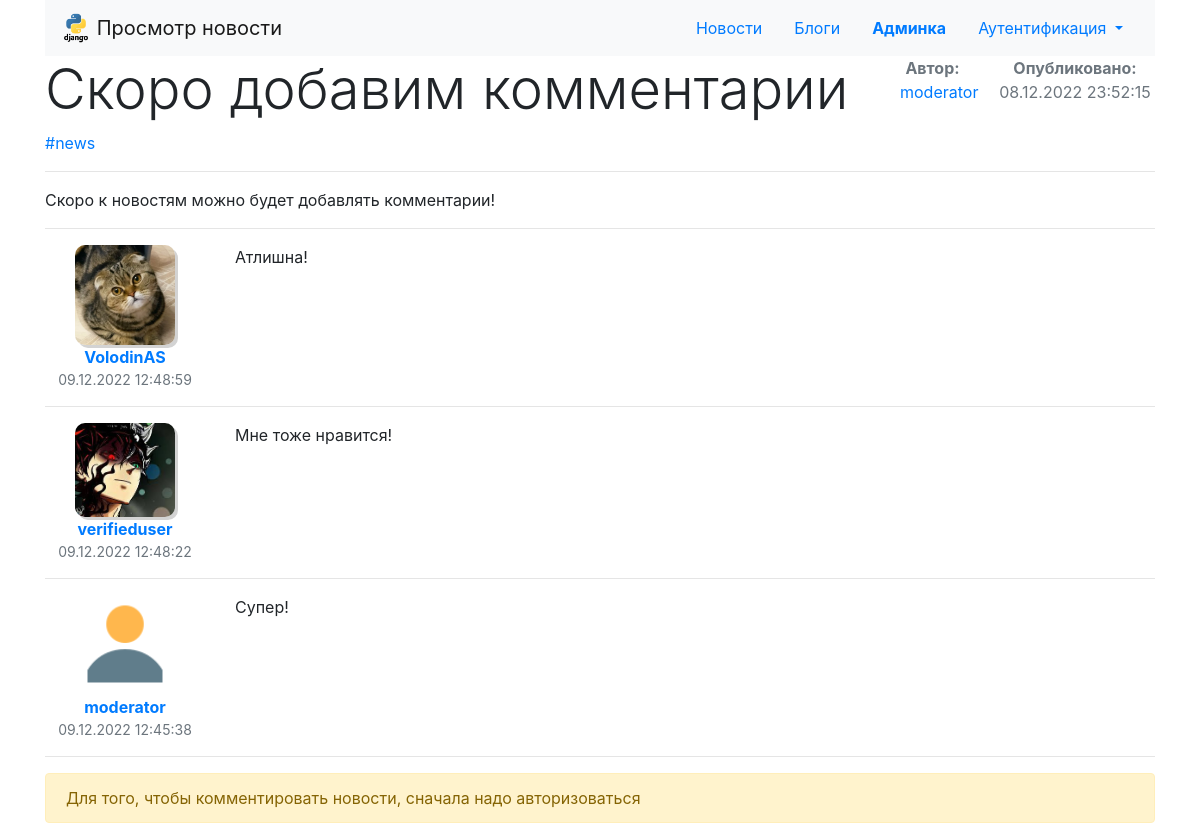
The page /10 on the database its author committed.
### app_news/models.py (models this page shows)
class NewsItem(models.Model):
    header = models.CharField(
        verbose_name='Заголовок',
        max_length=200
    )
    content = models.TextField(
        verbose_name='Содержание',
        max_length=5000
    )
    create_at = models.DateTimeField(
        auto_now_add=True,
        verbose_name='Дата создания'
    )
    updated_at = models.DateTimeField(
        auto_now=True,
        verbose_name='Дата обновления'
    )
    publicised_at = models.DateTimeField(
        auto_now_add=False,
        verbose_name='Дата публикации',
        blank=True,
        null=True
    )
    user = models.ForeignKey(
        User,
        verbose_name='Чья новость (AbstractUser)',
        default=None,
        null=True,
        related_name='news_user',
        on_delete=models.CASCADE
    )
    published = models.BooleanField(
        default=False,
        verbose_name='Пройдена модерация'
    )
    published_by = models.ForeignKey(
        User,
        verbose_name='Кем опубликована (AbstractUser)',
        default=None,
        null=True,
        related_name='news_moder_user',
        on_delete=models.CASCADE
    )
    tag = models.CharField(
        verbose_name='Тег для новости',
        max_length=300
    )
    class Meta:
        verbose_name = 'новость'
        verbose_name_plural = 'новости'
        db_table = 'news'
        ordering = ['-create_at']
        permissions = (
            ("can_publish", "Может публиковать"),
        )

### app_comments/models.py (models this page shows)
class Comment(models.Model):
    news = models.ForeignKey(
        'app_news.NewsItem',
        default=None,
        null=True,
        related_name='comment_news_item',
        on_delete=models.CASCADE,
        verbose_name='Новость'
    )
    user = models.ForeignKey(
        User,
        verbose_name='Кто написал (AbstractUser)',
        default=None,
        null=True,
        related_name='comment_user',
        on_delete=models.CASCADE
    )
    text = models.TextField(
        verbose_name='Текст',
        max_length=1000
    )
    create_at = models.DateTimeField(
        auto_now_add=True,
        verbose_name='Дата создания'
    )
    class Meta:
        verbose_name = 'комментарий'
        verbose_name_plural = 'комментарии'
        db_table = 'commentaries'
        ordering = ['-create_at']

### app_users/models.py (models this page shows)
class Profile(models.Model):
    user = models.OneToOneField(
        User,
        on_delete=models.CASCADE,
        verbose_name='Чей профиль (AbstractUser)'
    )
    city = models.CharField(
        max_length=50,
        blank=True,
        verbose_name='Город проживания'
    )
    birthday = models.DateField(
        null=True,
        blank=True,
        verbose_name='Дата рождения'
    )
    phone = models.CharField(
        max_length=30,
        verbose_name='Телефон'
    )
    avatar_file = models.ImageField(
        upload_to='images/user_avatars/',
        null=True,
        blank=True
    )
    class Meta:
        verbose_name = 'профиль'
        verbose_name_plural = 'профили'
        db_table = 'profile'
        ordering = ['id']

### app_news/views.py (the view, shortened to what this page needs)
class NewsItemView(generic.DetailView):
    model = NewsItem
    template_name = 'pages/news/detail.html'
    context_object_name = 'news_item'
    main_header = 'Просмотр новости'
    page_header = f'{main_header} | Django | Skillbox'
    page_title = f'{main_header}'
    def get_context_data(self, **kwargs):
        context = super(NewsItemView, self).get_context_data(**kwargs)
        context['page_header'] = self.page_header
        context['page_title'] = self.page_title
        add_comment_form = CommentForm()
        context['form'] = add_comment_form
        return context

### app_users/context_processors.py (called while the page is built)
def add_variable_to_context(request):
    users_unverified = User.objects.filter(groups__name='Зарегистрированные пользователи').count()
    unmoder_news = NewsItem.objects.filter(published=False).count()
    total_moders = users_unverified + unmoder_news
    return {
        'users_unverified': users_unverified,
        'unmoder_news': unmoder_news,
        'total_moders': total_moders,
    }

### templates/pages/news/detail.html
{% extends 'base_template/base_template.html' %}
{% load poll_extras %}
{% block content %}
    <div class="row mb-3">
        <div class="col">
            <h4 class="display-4">
                {{ news_item.header }}
            </h4>
            {% if news_item.tag %}
                {% url 'page_tag_search' as link_tag_search %}
                <a href="{{ link_tag_search }}?tag={{ news_item.tag }}">#{{ news_item.tag }}</a>
            {% endif %}
        </div>
        <div class="col-1 text-center">
            <span class="text-muted">
                <b>Автор:</b><br>
                {% url 'view_profile' news_item.user.id  as link_view_profile %}
                <a href="{{ link_view_profile }}" target="_blank">{{ news_item.user.username }}</a>
            </span>
        </div>
        <div class="col-2 text-center">
            <span class="text-muted">
                <b>Опубликовано:</b><br>
                {{ news_item.publicised_at|date:"d.m.Y H:i:s" }}
            </span>
        </div>
    </div>
    <hr>
    {{ news_item.content }}
    <hr>
    {% if news_item.comment_news_item.all|length %}
        {% for news_comment in news_item.comment_news_item.all %}
            <div class="row">
                <div class="col-2 text-center">
                    {% include 'utls_template/avatar.html' with item_element=news_comment %}
                    <div class="text-muted small">
                        {{ news_comment.create_at|date:"d.m.Y H:i:s" }}
                    </div>
                </div>
                <div class="col">
                    {{ news_comment.text }}
                </div>
            </div>
            <hr>
        {% endfor %}
    {% else %}
        {% include 'utls_template/alert.html' with bt_theme="info" bt_text="Пока еще нет комментариев к новости. <b>Будьте первым!</b>" %}
    {% endif %}
    {% if request.user.is_authenticated %}
        <hr>
        {% if msg %}
            {% include 'utls_template/alert.html' with bt_theme=msg_theme bt_text=msg %}
        {% endif %}
        {% url 'page_news_item' news_item.id as action_news_item_comment %}
        <form action="{{ action_news_item_comment }}" method="post">
            {% csrf_token %}
            {{ form.non_field_errors }}
            <div class="form-group">
                <h4 class="display-6">Оставить комментарий:</h4>
                {{ form.text.errors }}
                {{ form.text }}
            </div>
            <div class="form-group">
                <input class="btn btn-primary btn-lg col" type="submit" name="sub" value="Отправить">
            </div>
        </form>
    {% else %}
        {% include 'utls_template/alert.html' with bt_theme="warning" bt_text="Для того, чтобы комментировать новости, сначала надо авторизоваться" %}
    {% endif %}
{% endblock %}

### templates/base_template/base_template.html (shortened to what this page needs)
{% load static %}
<!doctype html>
<html lang="ru">
<head>
    <link
            rel="stylesheet"
            href="https://cdn.jsdelivr.net/npm/bootstrap@4.6.1/dist/css/bootstrap.min.css"
    >
    <link rel="stylesheet" href="https://cdn.jsdelivr.net/npm/bootstrap-icons@1.9.1/font/bootstrap-icons.css">
</head>
<body>
<div class="container">
    <nav class="navbar navbar-light bg-light">
        {% url 'page_index' as link_index %}
        <a class="navbar-brand" href="{{ link_index }}" data-toggle="tooltip" data-placement="top"
           title="Вернуться на главную">
            <img src="{% static 'images/logo/django-logo.png' %}" width="30" height="30"
                 class="d-inline-block align-top" alt="">
            {{ page_title }}
        </a>
        <ul class="nav">
            <li class="nav-item">
                {% url 'page_index' as link_news %}
                <a class="nav-link" href="{{ link_news }}">Новости</a>
            </li>
            <li class="nav-item">
                {% url 'page_blog_index' as link_blog_index %}
                <a class="nav-link" href="{{ link_blog_index }}">Блоги</a>
            </li>
            <li class="nav-item">
                <a class="nav-link" href="/admin"><b>Админка</b></a>
            </li>
            {% include 'auth_template/index.html' %}
        </ul>
    </nav>
    {% block content %}
    {% endblock %}
</div>
</body>
</html>

### templates/auth_template/index.html (shortened to what this page needs)
{% load poll_extras %}
<li class="nav-item dropdown">
    {% if request.user.is_authenticated %}
        <a class="nav-link dropdown-toggle" href="#" id="profile-nav-bar" role="button" data-toggle="dropdown" aria-haspopup="true" aria-expanded="false">
            <b>{{ request.user.username }}</b>
        </a>
        <div class="dropdown-menu" aria-labelledby="profile-nav-bar">
            {% url 'auth_logout'   as link_logout %}
            {% url 'user_profile'   as link_profile %}
            {% url 'page_my_blog'   as link_my_blog %}
            <a class="dropdown-item" href="{{ link_profile }}">Мой профиль</a>
            {% if request.user|has_group:"Модераторы" or request.user|has_group:"Верифицированные пользователи" %}
                {% url 'page_my_news'   as link_my_news %}
                <a class="dropdown-item" href="{{ link_my_news }}">Мои новости</a>
            {% endif %}
            <a class="dropdown-item" href="{{ link_my_blog }}">Мой блог</a>
            <div class="dropdown-divider"></div>
            <a class="dropdown-item" href="{{ link_logout }}">Выход</a>
        </div>
    {% else %}
        <a class="nav-link dropdown-toggle" href="#" id="auth-nav-bar" role="button" data-toggle="dropdown" aria-haspopup="true" aria-expanded="false">
            Аутентификация
        </a>
    {% endif %}
</li>

### templates/utls_template/avatar.html (shortened to what this page needs)
{% load static %}
{% if item_element %}
    {% url 'view_profile' item_element.user.id  as item_link_view_profile %}
    <a href="{{ item_link_view_profile }}" target="_blank">
        {% if item_element.user.profile %}
            {% if item_element.user.profile.avatar_file %}
                <img class="user-avatar" src="{% get_media_prefix %}{{ item_element.user.profile.avatar_file }}" width="100" alt="avatar of {{ item_element.user.username }}"><br>
                <b>{{ item_element.user.username }}</b>
            {% else %}
                <img src="{% static 'images/system/no_avatar.png' %}" width="100" alt="no avatar"><br>
                <b>{{ item_element.user.username }}</b>
            {% endif %}
        {% else %}
            <img src="{% static 'images/system/no_avatar.png' %}" width="100" alt="no avatar">
        {% endif %}
    </a>
{% endif %}

### templates/utls_template/alert.html
<div class="alert alert-{{ bt_theme }}" role="alert">
    {{ bt_text }}
</div>

### templates/base_template/base_template.html (style rules this page uses)
.user-avatar { border-radius: 10px; box-shadow: 3px 3px lightgray; }

### rows shown on the page
NewsItem: header "Скоро добавим комментарии", tag "news", user.username "moderator", publicised_at "08.12.2022 23:52:15", content "Скоро к новостям можно будет добавлять комментарии!"
Comment: user.profile.avatar_file (picture), user.username "VolodinAS", create_at "09.12.2022 12:48:59", text "Атлишна!"
Comment: user.profile.avatar_file (picture), user.username "verifieduser", create_at "09.12.2022 12:48:22", text "Мне тоже нравится!"
Comment: user.username "moderator", create_at "09.12.2022 12:45:38", text "Супер!"

### other values the page prints
{{ page_title }} "Просмотр новости"
{{ bt_text }} "Для того, чтобы комментировать новости, сначала надо авторизоваться"
